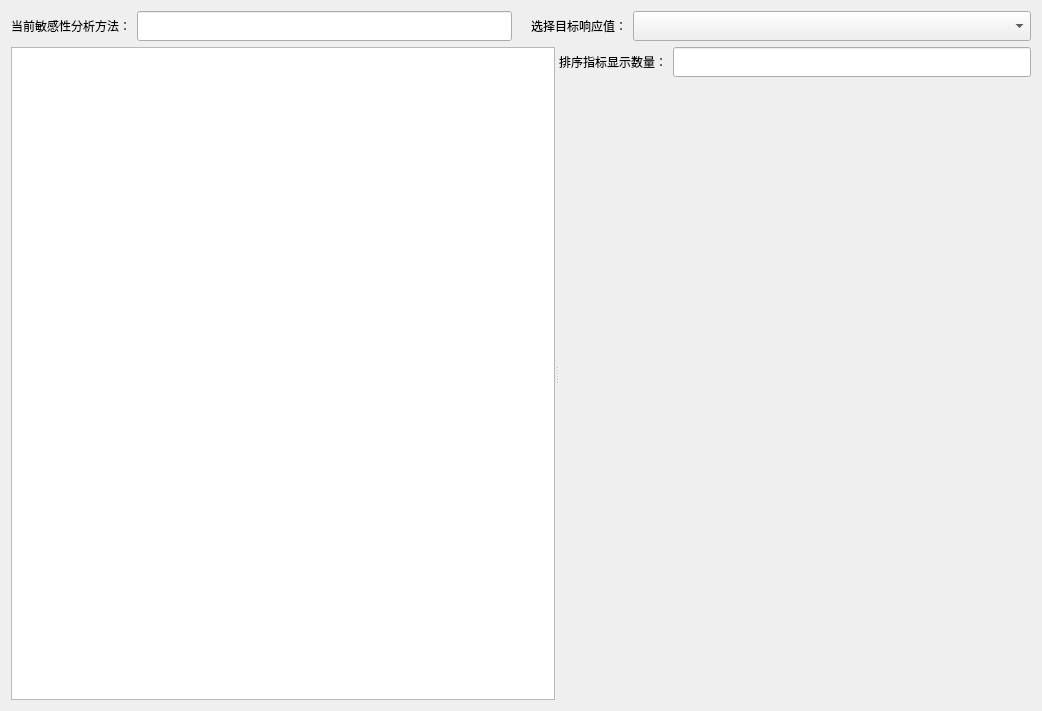
<?xml version="1.0" encoding="UTF-8"?>
<ui version="4.0">
 <class>Form</class>
 <widget class="QWidget" name="Form">
  <property name="geometry">
   <rect>
    <x>0</x>
    <y>0</y>
    <width>1042</width>
    <height>711</height>
   </rect>
  </property>
  <property name="windowTitle">
   <string>Form</string>
  </property>
  <layout class="QVBoxLayout" name="verticalLayout_2" stretch="0,1">
   <item>
    <layout class="QHBoxLayout" name="horizontalLayout_3">
     <item>
      <layout class="QHBoxLayout" name="horizontalLayout" stretch="0,0">
       <item>
        <widget class="QLabel" name="label_SAWays">
         <property name="minimumSize">
          <size>
           <width>0</width>
           <height>30</height>
          </size>
         </property>
         <property name="maximumSize">
          <size>
           <width>16777215</width>
           <height>30</height>
          </size>
         </property>
         <property name="text">
          <string>当前敏感性分析方法：</string>
         </property>
        </widget>
       </item>
       <item>
        <widget class="QLineEdit" name="lineEdit_SAWays">
         <property name="minimumSize">
          <size>
           <width>0</width>
           <height>30</height>
          </size>
         </property>
         <property name="maximumSize">
          <size>
           <width>16777215</width>
           <height>30</height>
          </size>
         </property>
        </widget>
       </item>
      </layout>
     </item>
     <item>
      <widget class="QLabel" name="label">
       <property name="text">
        <string/>
       </property>
      </widget>
     </item>
     <item>
      <layout class="QHBoxLayout" name="horizontalLayout_2" stretch="0,1">
       <item>
        <widget class="QLabel" name="label_chooseOutput">
         <property name="minimumSize">
          <size>
           <width>0</width>
           <height>30</height>
          </size>
         </property>
         <property name="maximumSize">
          <size>
           <width>16777215</width>
           <height>30</height>
          </size>
         </property>
         <property name="text">
          <string>选择目标响应值：</string>
         </property>
        </widget>
       </item>
       <item>
        <widget class="QComboBox" name="cbb_chooseOutput">
         <property name="minimumSize">
          <size>
           <width>0</width>
           <height>30</height>
          </size>
         </property>
         <property name="maximumSize">
          <size>
           <width>16777215</width>
           <height>30</height>
          </size>
         </property>
        </widget>
       </item>
      </layout>
     </item>
    </layout>
   </item>
   <item>
    <widget class="QSplitter" name="splitter">
     <property name="orientation">
      <enum>Qt::Horizontal</enum>
     </property>
     <widget class="QTableWidget" name="tableWidget"/>
     <widget class="QWidget" name="">
      <layout class="QVBoxLayout" name="verticalLayout" stretch="0,1">
       <item>
        <layout class="QHBoxLayout" name="horizontalLayout_4" stretch="0,1">
         <item>
          <widget class="QLabel" name="label_pieShowNum">
           <property name="minimumSize">
            <size>
             <width>0</width>
             <height>30</height>
            </size>
           </property>
           <property name="maximumSize">
            <size>
             <width>16777215</width>
             <height>30</height>
            </size>
           </property>
           <property name="text">
            <string>排序指标显示数量：</string>
           </property>
          </widget>
         </item>
         <item>
          <widget class="QLineEdit" name="lineEdit_pieShowNum">
           <property name="minimumSize">
            <size>
             <width>0</width>
             <height>30</height>
            </size>
           </property>
           <property name="maximumSize">
            <size>
             <width>16777215</width>
             <height>30</height>
            </size>
           </property>
           <property name="text">
            <string/>
           </property>
          </widget>
         </item>
        </layout>
       </item>
       <item>
        <widget class="myLineChart" name="widget_pieChart" native="true"/>
       </item>
      </layout>
     </widget>
    </widget>
   </item>
  </layout>
 </widget>
 <customwidgets>
  <customwidget>
   <class>myLineChart</class>
   <extends>QWidget</extends>
   <header location="global">PublicTool.myLineChart</header>
   <container>1</container>
  </customwidget>
 </customwidgets>
 <resources/>
 <connections/>
</ui>
